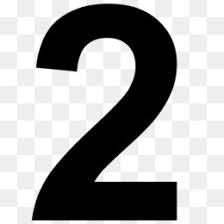
#> input picture captcha_breaker/test/2.jpg, 224 x 224 px
$ python annotate.py --input test --annot test   (older library calls are emulated)
#> lines starting #> are read from the running program, lines starting #| are printed output that depends on the picture; after the words box and inside, x2 and y2 are one past the last pixel; in counts of white or black regions, pixels touching at a corner belong together
#import the necessary packages
from imutils import paths
import argparse
import imutils
import cv2
import os

#cái này kiểu như mình gắn nhãn cho từng thằng á trong tập dữ liệu kia kìa nó hiện số gì nhấn số đó =))) thằng óc bò

#construct the argument parse and parse the arguments
ap = argparse.ArgumentParser()
ap.add_argument("-i", "--input", required = True, help = "path to input directory of images")
ap.add_argument("-a", "--annot", required = True, help = "path to output directory of annotations")
args = vars(ap.parse_args())

#grab the image paths then initilize the directory of character counts
imagePaths = list(paths.list_images(args["input"]))
counts = {}

#loop over the image paths
for (i, imagePath) in enumerate(imagePaths):
    #display an update to the user
    print("[INFO] processing image {}/{}".format(i + 1, len(imagePaths)))
    try:
        #load the image and convert it to grayscale, then pad the image to ensure digits caught on the border of the image are retained
        image = cv2.imread(imagePath)
#> image is the input picture: shape (224, 224, 3); min 0, max 255, mean 162.5
        gray = cv2.cvtColor(image, cv2.COLOR_BGR2GRAY)
        gray = cv2.copyMakeBorder(gray, 8, 8, 8, 8, cv2.BORDER_REPLICATE)
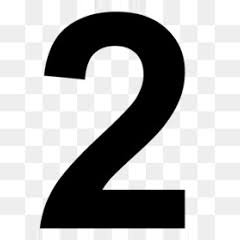
#> gray: shape (240, 240); min 0, max 255, mean 173.4
        #theshold the image to reveal the digits
        thresh = cv2.threshold(gray, 0, 255, cv2.THRESH_BINARY_INV | cv2.THRESH_OTSU)[1]
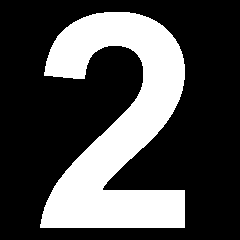
#> thresh: shape (240, 240); 29.6% white; 1 white region

        #find countours in the image, keeping only the four largest ones
        cnts = cv2.findContours(thresh.copy(), cv2.RETR_EXTERNAL, cv2.CHAIN_APPROX_SIMPLE)[0]
#> cnts = 1 contour; box (x1, y1, x2, y2) and area: (40, 12, 185, 228) 16592
        # cnts = cnts[1] if imutils.is_cv2() else cnts[0]
        # print("1", cnts)
        cnts = sorted(cnts, key=lambda x: cv2.contourArea(x), reverse=True)[:4]

        #loop over the contours
        for c in cnts:
            #compute the bounding box for the contour then extract the digit
            (x, y, w, h) = cv2.boundingRect(c)
            roi = gray[y - 5:y + h + 5, x - 5:x + w +5]

            cv2.namedWindow("ROI", cv2.WINDOW_NORMAL)
            #display the character, making it large enough for us to see, then wait for a keypress
            cv2.imshow("ROI", imutils.resize(roi, width = 28))
            key = cv2.waitKey(0)
            if key == ord("`"):
                print("[INFO] ignoring character")
                continue

            #grab the key that was pressed and construct the path the output directory
            key = chr(key).upper()
            dirPath = os.path.sep.join([args["annot"], key])
            #if the output directory does not exist, create it
            if not os.path.exists(dirPath):
                os.makedirs(dirPath)

            #Write the labeled character to file
            count = counts.get(key, 1)
            p = os.path.sep.join([dirPath, "{}.png".format(str(count).zfill(6))])
            cv2.imwrite(p, roi)

            #increment the count for the current key
            counts[key] = count + 1
#> this loop made 1 pass; (key Esc is pressed on pass 1)
#> (x, y, w, h, count) on pass 1: (40, 12, 145, 216, 1)
#> pass 1, `roi = gray[y - 5:y + h + 5, x - 5:x + w +5]`:
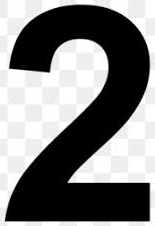
#> roi: shape (226, 155); min 0, max 255, mean 126.3
#> pass 1, `cv2.imshow("ROI", imutils.resize(roi, width = 28))`:
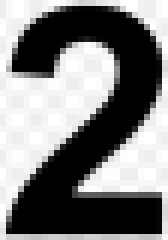
#> window 'ROI': shape (40, 28) (shown 6 times larger); min 0, max 255, mean 126.3
#> after the loop, counts = 1 item

    except KeyboardInterrupt:
        print("[INFO] manally leaving script")
        break

    #an unknown error has occured for this particular image
    except Exception as e:
        print("[INFO] skipping image due to", e)
#> pass 2 of the loop `for (i, imagePath) in enumerate(imagePaths):`:
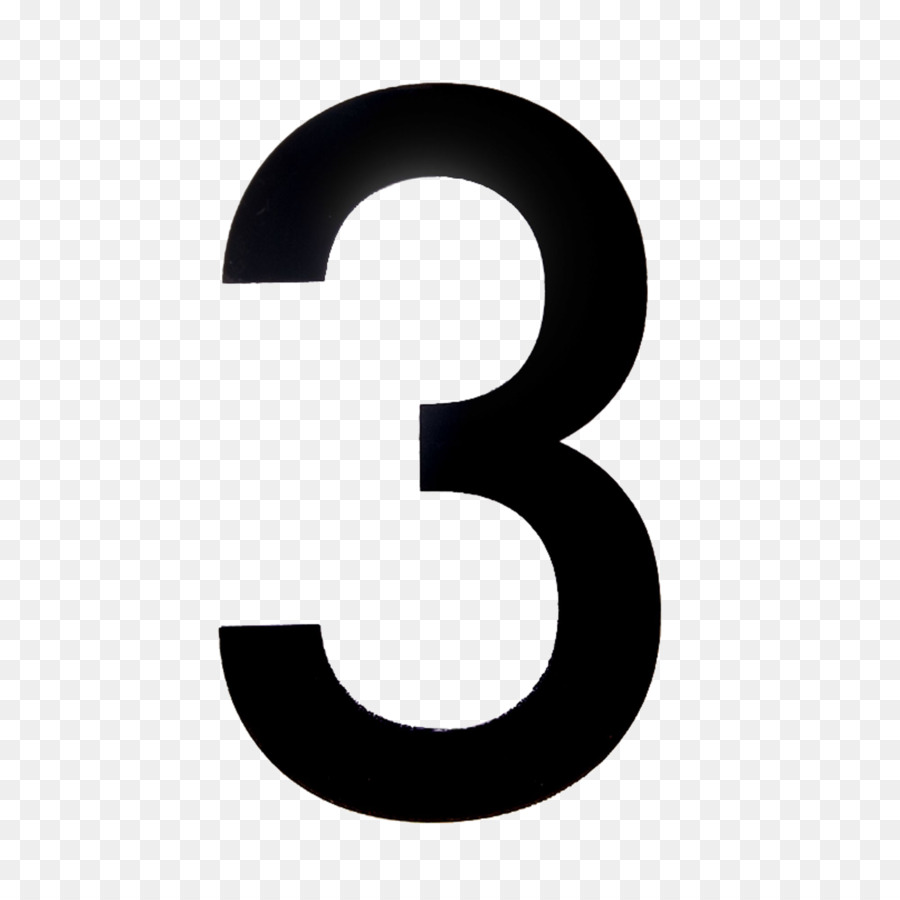
#> input picture captcha_breaker/test/3.jpg, 900 x 900 px
#> image is the input picture: shape (900, 900, 3); mean B, G, R 203.8, 203.7, 203.7
#> `thresh = cv2.threshold(gray, 0, 255, cv2.THRESH_BINARY_INV | cv2.THRES..`:
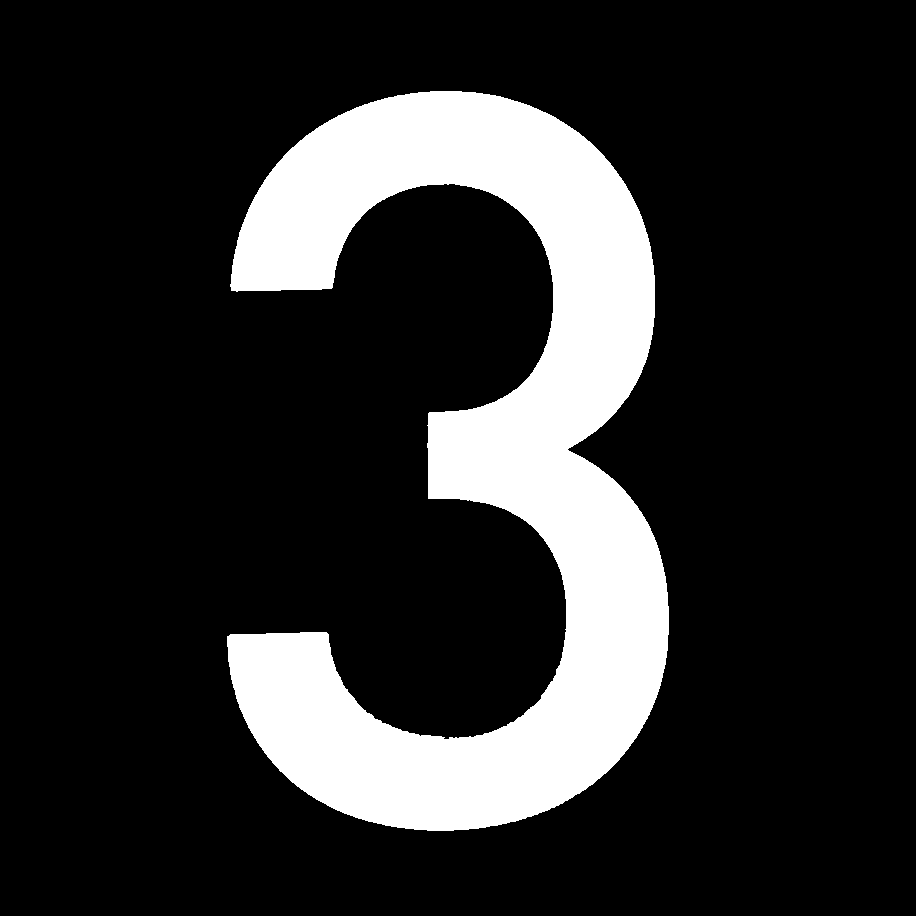
#> thresh: shape (916, 916); 17% white; 1 white region
#> cnts = 1 contour; box (x1, y1, x2, y2) and area: (227, 91, 669, 831) 141170
#> the loop `for c in cnts:` made 1 pass; (key Enter is pressed on pass 1)
#> (x, y, w, h, count) on pass 1: (227, 91, 442, 740, 1)
#> pass 1, `cv2.imshow("ROI", imutils.resize(roi, width = 28))`:
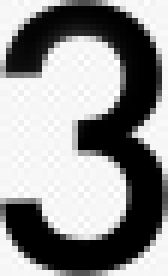
#> window 'ROI': shape (46, 28) (shown 6 times larger); min 0, max 255, mean 144.3
#> after the loop `for c in cnts:`: counts = 2 items
